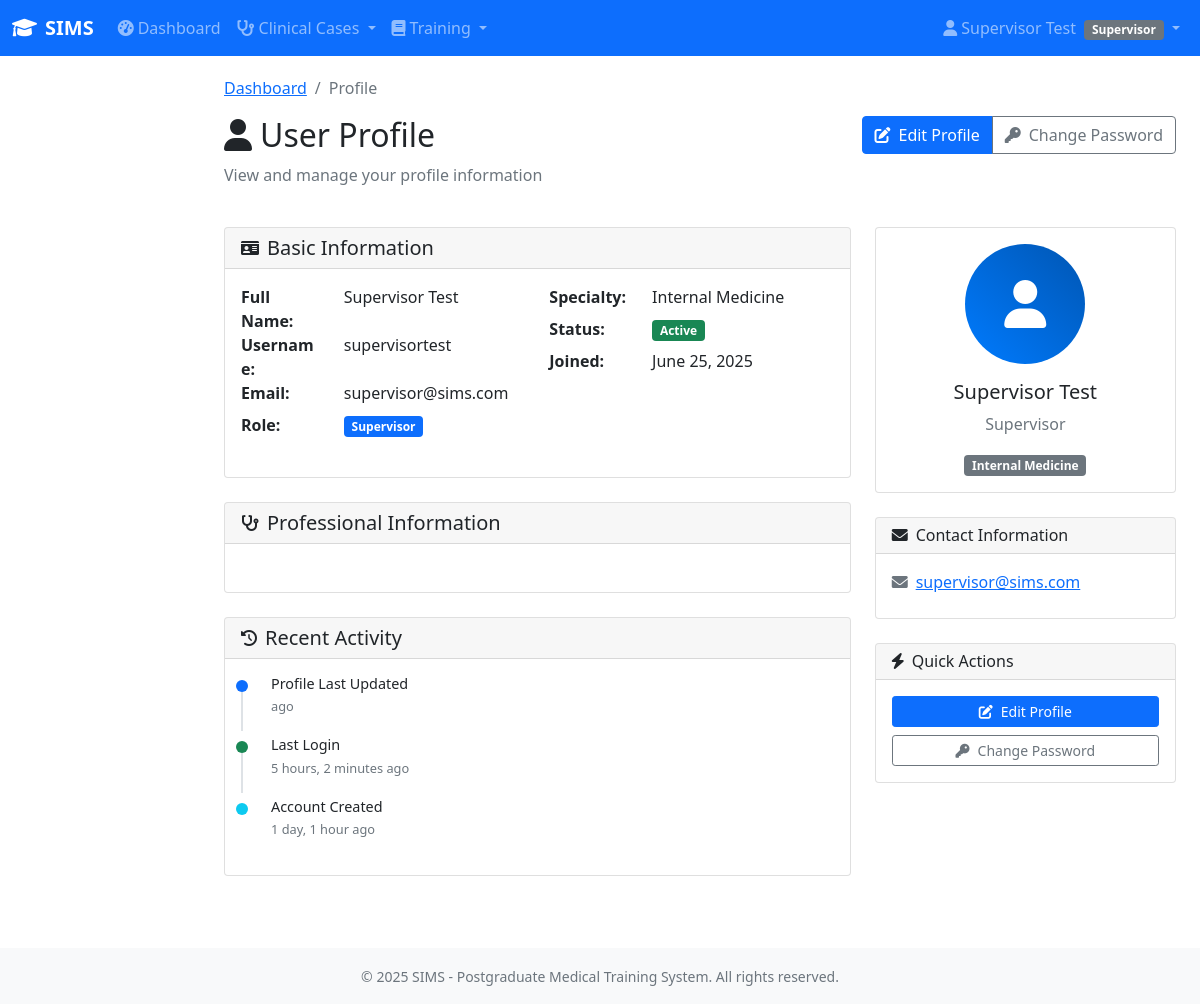
The app's page /users/profile/ (signed in) with its own data.
### sims/users/models.py (models this page shows, shortened)
class User(AbstractUser):
    role = models.CharField(
        max_length=20,
        choices=USER_ROLES,
        help_text="User role determines access permissions in SIMS"
    )
    specialty = models.CharField(
        max_length=100,
        choices=SPECIALTY_CHOICES,
        blank=True,
        null=True,
        help_text="Medical specialty (required for PGs and Supervisors)"
    )
    year = models.CharField(
        max_length=10,
        choices=YEAR_CHOICES,
        blank=True,
        null=True,
        help_text="Training year (required for PGs)"
    )
    supervisor = models.ForeignKey(
        'self',
        on_delete=models.SET_NULL,
        null=True,
        blank=True,
        related_name='assigned_pgs',
        limit_choices_to={'role': 'supervisor'},
        help_text="Assigned supervisor (required for PGs)"
    )
    registration_number = models.CharField(
        max_length=50,
        blank=True,
        null=True,
        help_text="Medical council registration number"
    )
    phone_number = models.CharField(
        max_length=15,
        blank=True,
        null=True,
        help_text="Contact phone number"
    )
    created_by = models.ForeignKey(
        'self',
        on_delete=models.SET_NULL,
        null=True,
        blank=True,
        related_name='users_created',
        help_text="Admin who created this user account"
    )
    modified_by = models.ForeignKey(
        'self',
        on_delete=models.SET_NULL,
        null=True,
        blank=True,
        related_name='users_modified',
        help_text="Last admin to modify this user account"
    )
    last_login_ip = models.GenericIPAddressField(
        null=True,
        blank=True,
        help_text="IP address of last login"
    )
    is_archived = models.BooleanField(
        default=False,
        help_text="Mark as archived instead of deleting"
    )
    archived_date = models.DateTimeField(
        null=True,
        blank=True,
        help_text="Date when user was archived"
    )
    class Meta:
        verbose_name = "SIMS User"
        verbose_name_plural = "SIMS Users"
        ordering = ['role', 'last_name', 'first_name']
        indexes = [
            models.Index(fields=['role']),
            models.Index(fields=['specialty']),
            models.Index(fields=['supervisor']),
            models.Index(fields=['is_active']),
        ]

### sims/users/views.py (the view)
# urls.py: path('profile/', views.ProfileView.as_view(), name='profile'),
class ProfileView(LoginRequiredMixin, DetailView):
    model = User
    template_name = 'users/profile.html'
    context_object_name = 'profile_user'
    def get_object(self):
        return self.request.user

### sims/context_processors.py (called while the page is built, shortened)
def admin_stats_context(request):
    if not request.path.startswith('/admin/'):
        return {}

### templates/users/profile.html (shortened to what this page needs)
{% extends 'base/base.html' %}
{% load crispy_forms_tags %}
{% block breadcrumb %}
<nav aria-label="breadcrumb">
    <ol class="breadcrumb">
        <li class="breadcrumb-item"><a href="{% url 'users:dashboard' %}">Dashboard</a></li>
        <li class="breadcrumb-item active">Profile</li>
    </ol>
</nav>
{% endblock %}
{% block page_header %}
<div class="d-flex justify-content-between align-items-start mb-4">
    <div>
        <h2>
            <i class="fas fa-user me-2"></i>User Profile
        </h2>
        <p class="text-muted">View and manage your profile information</p>
    </div>
    <div class="btn-group" role="group">
        <a href="{% url 'users:profile_edit' %}" class="btn btn-primary">
            <i class="fas fa-edit me-2"></i>Edit Profile
        </a>
        <a href="{% url 'password_change' %}" class="btn btn-outline-secondary">
            <i class="fas fa-key me-2"></i>Change Password
        </a>
    </div>
</div>
{% endblock %}
{% block content %}
<div class="row">
    <div class="col-lg-8">
        <div class="card mb-4">
            <div class="card-header d-flex align-items-center">
                <i class="fas fa-id-card me-2"></i>
                <h5 class="mb-0">Basic Information</h5>
            </div>
            <div class="card-body">
                <div class="row">
                    <div class="col-md-6">
                        <dl class="row">
                            <dt class="col-sm-4">Full Name:</dt>
                            <dd class="col-sm-8">{{ profile_user.get_full_name|default:"Not provided" }}</dd>
                            <dt class="col-sm-4">Username:</dt>
                            <dd class="col-sm-8">{{ profile_user.username }}</dd>
                            <dt class="col-sm-4">Email:</dt>
                            <dd class="col-sm-8">{{ profile_user.email|default:"Not provided" }}</dd>
                            <dt class="col-sm-4">Role:</dt>
                            <dd class="col-sm-8">
                                <span class="badge bg-primary">{{ profile_user.get_role_display }}</span>
                            </dd>
                        </dl>
                    </div>
                    <div class="col-md-6">
                        <dl class="row">
                            {% if profile_user.specialty %}
                            <dt class="col-sm-4">Specialty:</dt>
                            <dd class="col-sm-8">{{ profile_user.get_specialty_display }}</dd>
                            {% endif %}
                            <dt class="col-sm-4">Status:</dt>
                            <dd class="col-sm-8">
                                {% if profile_user.is_active %}
                                    <span class="badge bg-success">Active</span>
                                {% else %}
                                    <span class="badge bg-danger">Inactive</span>
                                {% endif %}
                            </dd>
                            <dt class="col-sm-4">Joined:</dt>
                            <dd class="col-sm-8">{{ profile_user.date_joined|date:"F d, Y" }}</dd>
                        </dl>
                    </div>
                </div>
            </div>
        </div>
        {% if profile_user.role == 'pg' or profile_user.role == 'supervisor' %}
        <div class="card mb-4">
            <div class="card-header d-flex align-items-center">
                <i class="fas fa-stethoscope me-2"></i>
                <h5 class="mb-0">Professional Information</h5>
            </div>
            <div class="card-body">
                <div class="row">
                    <div class="col-md-6">
                    </div>
                    <div class="col-md-6">
                    </div>
                </div>
            </div>
        </div>
        {% endif %}
        <div class="card mb-4">
            <div class="card-header d-flex align-items-center">
                <i class="fas fa-history me-2"></i>
                <h5 class="mb-0">Recent Activity</h5>
            </div>
            <div class="card-body">
                <div class="timeline">
                    <div class="timeline-item">
                        <div class="timeline-marker bg-primary"></div>
                        <div class="timeline-content">
                            <h6 class="timeline-title">Profile Last Updated</h6>
                            <p class="timeline-description text-muted">
                                {{ profile_user.profile.updated_at|timesince }} ago
                            </p>
                        </div>
                    </div>
                    <div class="timeline-item">
                        <div class="timeline-marker bg-success"></div>
                        <div class="timeline-content">
                            <h6 class="timeline-title">Last Login</h6>
                            <p class="timeline-description text-muted">
                                {% if profile_user.last_login %}
                                    {{ profile_user.last_login|timesince }} ago
                                {% else %}
                                    Never logged in
                                {% endif %}
                            </p>
                        </div>
                    </div>
                    <div class="timeline-item">
                        <div class="timeline-marker bg-info"></div>
                        <div class="timeline-content">
                            <h6 class="timeline-title">Account Created</h6>
                            <p class="timeline-description text-muted">
                                {{ profile_user.date_joined|timesince }} ago
                            </p>
                        </div>
                    </div>
                </div>
            </div>
        </div>
    </div>
    <div class="col-lg-4">
        <div class="card mb-4">
            <div class="card-body text-center">
                {% if profile_user.profile.profile_picture %}
                    <img src="{{ profile_user.profile.profile_picture.url }}"
                         alt="Profile Picture"
                         class="rounded-circle mb-3"
                         style="width: 120px; height: 120px; object-fit: cover;">
                {% else %}
                    <div class="bg-gradient-primary rounded-circle mx-auto mb-3 d-flex align-items-center justify-content-center"
                         style="width: 120px; height: 120px;">
                        <i class="fas fa-user fa-3x text-white"></i>
                    </div>
                {% endif %}
                <h5 class="card-title">{{ profile_user.get_full_name|default:profile_user.username }}</h5>
                <p class="text-muted">{{ profile_user.get_role_display }}</p>
                {% if profile_user.specialty %}
                <span class="badge bg-secondary">{{ profile_user.get_specialty_display }}</span>
                {% endif %}
            </div>
        </div>
        <div class="card mb-4">
            <div class="card-header">
                <h6 class="mb-0">
                    <i class="fas fa-envelope me-2"></i>Contact Information
                </h6>
            </div>
            <div class="card-body">
                {% if profile_user.email %}
                <div class="d-flex align-items-center mb-2">
                    <i class="fas fa-envelope text-muted me-2"></i>
                    <a href="mailto:{{ profile_user.email }}">{{ profile_user.email }}</a>
                </div>
                {% endif %}
            </div>
        </div>
        <div class="card">
            <div class="card-header">
                <h6 class="mb-0">
                    <i class="fas fa-bolt me-2"></i>Quick Actions
                </h6>
            </div>
            <div class="card-body">
                <div class="d-grid gap-2">
                    <a href="{% url 'users:profile_edit' %}" class="btn btn-primary btn-sm">
                        <i class="fas fa-edit me-2"></i>Edit Profile
                    </a>
                    <a href="{% url 'password_change' %}" class="btn btn-outline-secondary btn-sm">
                        <i class="fas fa-key me-2"></i>Change Password
                    </a>
                </div>
            </div>
        </div>
    </div>
</div>
{% endblock %}

### templates/base/base.html (shortened to what this page needs)
<!DOCTYPE html>
<html lang="en">
<head>
    <link href="https://cdn.jsdelivr.net/npm/bootstrap@5.1.3/dist/css/bootstrap.min.css" rel="stylesheet">
    <link href="https://cdnjs.cloudflare.com/ajax/libs/font-awesome/6.0.0/css/all.min.css" rel="stylesheet">
    <link href="https://cdn.jsdelivr.net/npm/select2@4.1.0-rc.0/dist/css/select2.min.css" rel="stylesheet">
    <link href="https://cdn.jsdelivr.net/npm/select2-bootstrap-5-theme@1.3.0/dist/select2-bootstrap-5-theme.min.css" rel="stylesheet">
</head>
<body>
    <nav class="navbar navbar-expand-lg navbar-dark bg-primary">
        <div class="container-fluid">
            <a class="navbar-brand" href="{% url 'home' %}">
                <i class="fas fa-graduation-cap me-2"></i>SIMS
            </a>
            <div class="collapse navbar-collapse" id="navbarNav">
                <ul class="navbar-nav me-auto">
                    {% if user.is_authenticated %}
                        <li class="nav-item">
                            <a class="nav-link" href="{% url 'users:dashboard' %}">
                                <i class="fas fa-tachometer-alt me-1"></i>Dashboard
                            </a>
                        </li>
                        {% if user.role == 'pg' or user.role == 'supervisor' or user.role == 'admin' %}
                        <li class="nav-item dropdown">
                            <a class="nav-link dropdown-toggle" href="#" role="button" data-bs-toggle="dropdown">
                                <i class="fas fa-stethoscope me-1"></i>Clinical Cases
                            </a>
                        </li>
                        {% endif %}
                        <li class="nav-item dropdown">
                            <a class="nav-link dropdown-toggle" href="#" role="button" data-bs-toggle="dropdown">
                                <i class="fas fa-book me-1"></i>Training
                            </a>
                        </li>
                    {% endif %}
                </ul>
                <ul class="navbar-nav">
                    {% if user.is_authenticated %}
                        <li class="nav-item dropdown">
                            <a class="nav-link dropdown-toggle" href="#" role="button" data-bs-toggle="dropdown">
                                <i class="fas fa-user me-1"></i>{{ user.get_full_name|default:user.username }}
                                <span class="badge bg-secondary ms-1">{{ user.get_role_display }}</span>
                            </a>
                        </li>
                    {% else %}
                        <li class="nav-item">
                            <a class="nav-link" href="{% url 'users:login' %}">Login</a>
                        </li>
                    {% endif %}
                </ul>
            </div>
        </div>
    </nav>
    <div class="container-fluid">
        <div class="row">
            <main class="{% if not hide_sidebar %}col-md-9 ms-sm-auto col-lg-10 px-md-4{% else %}col-12{% endif %} main-content">
                {% block breadcrumb %}{% endblock %}
                {% block page_header %}{% endblock %}
                {% block content %}{% endblock %}
            </main>
        </div>
    </div>
    <footer class="bg-light text-center text-muted py-3 mt-5">
        <div class="container">
            <small>&copy; 2025 SIMS - Postgraduate Medical Training System. All rights reserved.</small>
        </div>
    </footer>
</body>
</html>

### templates/base/base.html (style rules this page uses)
.navbar-brand { font-weight: bold; }
.main-content { padding-top: 20px; }

### templates/users/profile.html (style rules this page uses)
.timeline { position: relative; padding-left: 30px; }
.timeline-item { position: relative; margin-bottom: 20px; }
.timeline-marker { position: absolute; left: -35px; top: 5px; width: 12px; height: 12px; border-radius: 50%; }
.timeline-item::before { content: ''; position: absolute; left: -30px; top: 15px; bottom: -15px; width: 2px; background: #dee2e6; }
.timeline-item:last-child::before { display: none; }
.timeline-title { font-size: 0.9rem; margin-bottom: 5px; }
.timeline-description { font-size: 0.8rem; margin-bottom: 0; }
.bg-gradient-primary { background: linear-gradient(45deg, #007bff, #0056b3); }

### records on screen
User: get_full_name "Supervisor Test", role "Supervisor", username "supervisortest", email "supervisor@sims.com", specialty "Internal Medicine", date_joined "June 25, 2025", last_login "5 hours, 2 minutes", date_joined "1 day, 1 hour"
